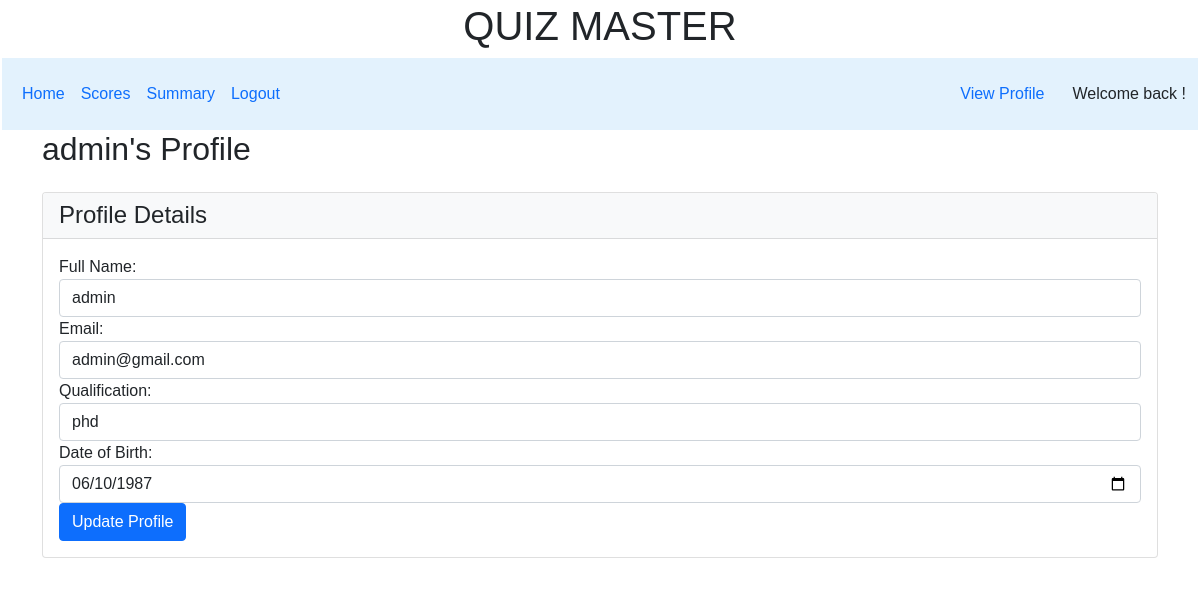
The app's page /view_profile/1 with its own data.
### controllers/model.py (models this page shows)
class User_Info(db.Model):
    __tablename__ = 'user_info'
    id = db.Column(db.Integer, primary_key=True)
    email = db.Column(db.String(120), unique=True, nullable=False)
    password = db.Column(db.String, nullable=False)
    role = db.Column(db.Integer, default=1)
    fullname = db.Column(db.String(120), nullable=False)
    qualification = db.Column(db.String, nullable=False)
    dob = db.Column(db.Date, nullable=False)
    quiz = db.relationship('QuizResult',cascade='all, delete', backref=db.backref('User_info_ref', lazy='select'), lazy=True)

### controllers/controller.py (the view, shortened to what this page needs)
@app.route("/view_profile/<int:user_id>", methods=["GET", "POST"])
def view_profile(user_id):
    user_info = User_Info.query.get_or_404(user_id)
    return render_template("view_profile.html", user_info=user_info)

### templates/view_profile.html (shortened to what this page needs)
{% extends "user_layout.html" %}
{% block content %}
<div class="container">
    <h2 class="mb-4">{{ user_info.fullname }}'s Profile</h2>
    <div class="card mb-4">
        <div class="card-header bg-light">
            <h4 class="mb-0">Profile Details</h4>
        </div>
        <div class="card-body">
            <form method="POST" action="{{ url_for('view_profile', user_id=user_info.id) }}">
                <div class="form-group ">
                    <label for="fullname">Full Name:</label>
                    <input type="text" class="form-control" id="fullname" name="fullname" value="{{ user_info.fullname }}">
                </div>
                <div class="form-group ">
                    <label for="email">Email:</label>
                    <input type="email" class="form-control" id="email" name="email" value="{{ user_info.email }}">
                </div>
                <div class="form-group ">
                    <label for="qualification">Qualification:</label>
                    <input type="text" class="form-control" id="qualification" name="qualification" value="{{ user_info.qualification }}">
                </div>
                <div class="form-group ">
                    <label for="dob">Date of Birth:</label>
                    <input type="date" class="form-control" id="dob" name="dob" value="{{ user_info.dob }}">
                </div>
                <button type="submit" class="btn btn-primary">Update Profile</button>
            </form>
        </div>
    </div>
</div>
{% endblock %}

### static/style.css (style rules this page uses)
* { margin: 0px; padding: 0px; box-sizing: border-box; font-family: Arial, Helvetica, sans-serif; }

### records on screen
User_Info: fullname "admin", email "admin@gmail.com", qualification "phd", dob "06/10/1987"
